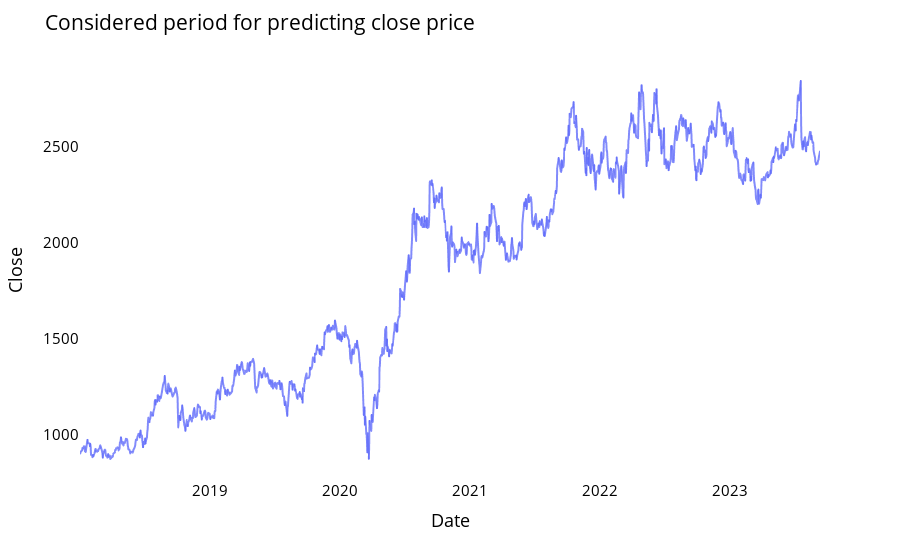

The code cell stored with this chart in its notebook:
### Code cell
fig = px.line(closedf, x=closedf.Date, y=closedf.Close,labels={'date':'Date','close':'Close Stock'})
fig.update_traces(marker_line_width=2, opacity=0.8, marker_line_color='orange')
fig.update_layout(title_text='Considered period for predicting close price', 
                  plot_bgcolor='white', font_size=15, font_color='black')
fig.update_xaxes(showgrid=False)
fig.update_yaxes(showgrid=False)
fig.show()

### Figure 1 — Plotly figure (JSON) as saved in the notebook; plotly's stock layout.template omitted (floating-point values rounded to 4 significant figures; data arrays with more than 128 entries replaced by an {"elided": "..."} marker saying what was removed)
{"data": [{"hovertemplate": "Date=%{x}<br>Close=%{y}<extra></extra>", "legendgroup": "", "line": {"color": "#636efa", "dash": "solid"}, "marker": {"line": {"color": "orange", "width": 2}, "symbol": "circle"}, "mode": "lines", "name": "", "opacity": 0.8, "showlegend": false, "type": "scattergl", "x": {"elided": "1407 str values"}, "xaxis": "x", "y": {"elided": "1407 float values"}, "yaxis": "y"}], "layout": {"font": {"color": "black", "size": 15}, "legend": {"tracegroupgap": 0}, "margin": {"t": 60}, "plot_bgcolor": "white", "title": {"text": "Considered period for predicting close price"}, "xaxis": {"anchor": "y", "domain": [0, 1], "showgrid": false, "title": {"text": "Date"}}, "yaxis": {"anchor": "x", "domain": [0, 1], "showgrid": false, "title": {"text": "Close"}}}}
